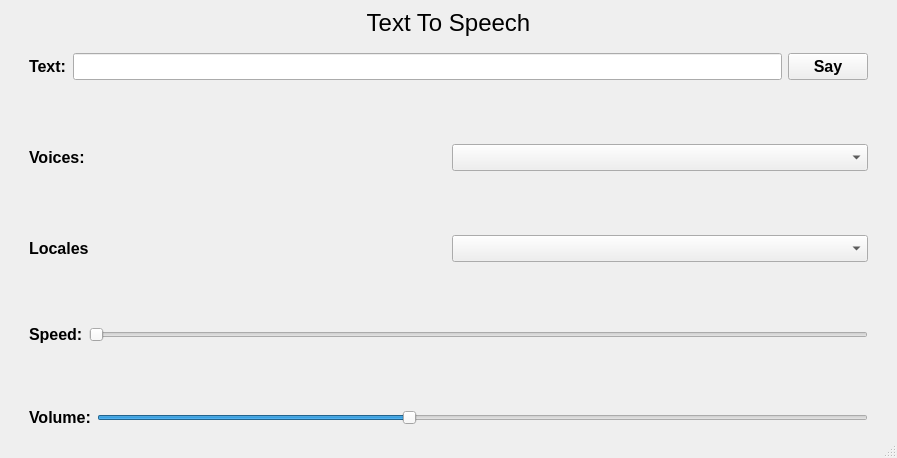
<?xml version="1.0" encoding="UTF-8"?>
<ui version="4.0">
 <class>MainWindow</class>
 <widget class="QMainWindow" name="MainWindow">
  <property name="geometry">
   <rect>
    <x>0</x>
    <y>0</y>
    <width>897</width>
    <height>458</height>
   </rect>
  </property>
  <property name="sizePolicy">
   <sizepolicy hsizetype="Preferred" vsizetype="Fixed">
    <horstretch>0</horstretch>
    <verstretch>0</verstretch>
   </sizepolicy>
  </property>
  <property name="windowTitle">
   <string>Text To Speech</string>
  </property>
  <property name="dockOptions">
   <set>QMainWindow::AllowTabbedDocks|QMainWindow::AnimatedDocks</set>
  </property>
  <property name="unifiedTitleAndToolBarOnMac">
   <bool>false</bool>
  </property>
  <widget class="QWidget" name="centralwidget">
   <layout class="QVBoxLayout" name="verticalLayout_2">
    <item>
     <widget class="QLabel" name="label">
      <property name="sizePolicy">
       <sizepolicy hsizetype="Expanding" vsizetype="Maximum">
        <horstretch>0</horstretch>
        <verstretch>0</verstretch>
       </sizepolicy>
      </property>
      <property name="font">
       <font>
        <pointsize>18</pointsize>
       </font>
      </property>
      <property name="text">
       <string>Text To Speech</string>
      </property>
      <property name="alignment">
       <set>Qt::AlignHCenter|Qt::AlignTop</set>
      </property>
     </widget>
    </item>
    <item>
     <layout class="QVBoxLayout" name="verticalLayout">
      <property name="leftMargin">
       <number>20</number>
      </property>
      <property name="topMargin">
       <number>10</number>
      </property>
      <property name="rightMargin">
       <number>20</number>
      </property>
      <item>
       <layout class="QHBoxLayout" name="horizontalLayout">
        <item>
         <widget class="QLabel" name="textLabel">
          <property name="font">
           <font>
            <pointsize>12</pointsize>
            <weight>75</weight>
            <bold>true</bold>
           </font>
          </property>
          <property name="text">
           <string>Text:</string>
          </property>
         </widget>
        </item>
        <item>
         <widget class="QLineEdit" name="lineEdit">
          <property name="font">
           <font>
            <pointsize>12</pointsize>
            <weight>75</weight>
            <bold>true</bold>
           </font>
          </property>
         </widget>
        </item>
        <item>
         <widget class="QPushButton" name="pushButton">
          <property name="font">
           <font>
            <pointsize>12</pointsize>
            <weight>75</weight>
            <bold>true</bold>
           </font>
          </property>
          <property name="text">
           <string>Say</string>
          </property>
         </widget>
        </item>
       </layout>
      </item>
      <item>
       <spacer name="verticalSpacer">
        <property name="orientation">
         <enum>Qt::Vertical</enum>
        </property>
        <property name="sizeHint" stdset="0">
         <size>
          <width>772</width>
          <height>13</height>
         </size>
        </property>
       </spacer>
      </item>
      <item>
       <layout class="QHBoxLayout" name="horizontalLayout_2">
        <item>
         <widget class="QLabel" name="voicesLabel">
          <property name="font">
           <font>
            <pointsize>12</pointsize>
            <weight>75</weight>
            <bold>true</bold>
           </font>
          </property>
          <property name="text">
           <string>Voices:</string>
          </property>
         </widget>
        </item>
        <item>
         <widget class="QComboBox" name="comboBox">
          <property name="font">
           <font>
            <pointsize>12</pointsize>
            <weight>75</weight>
            <bold>true</bold>
           </font>
          </property>
         </widget>
        </item>
       </layout>
      </item>
      <item>
       <spacer name="verticalSpacer_3">
        <property name="orientation">
         <enum>Qt::Vertical</enum>
        </property>
        <property name="sizeHint" stdset="0">
         <size>
          <width>20</width>
          <height>40</height>
         </size>
        </property>
       </spacer>
      </item>
      <item>
       <layout class="QHBoxLayout" name="horizontalLayout_3">
        <item>
         <widget class="QLabel" name="voicesLabel_2">
          <property name="font">
           <font>
            <pointsize>12</pointsize>
            <weight>75</weight>
            <bold>true</bold>
           </font>
          </property>
          <property name="text">
           <string>Locales</string>
          </property>
         </widget>
        </item>
        <item>
         <widget class="QComboBox" name="comboBoxLocales">
          <property name="font">
           <font>
            <pointsize>12</pointsize>
            <weight>75</weight>
            <bold>true</bold>
           </font>
          </property>
         </widget>
        </item>
       </layout>
      </item>
      <item>
       <spacer name="verticalSpacer_4">
        <property name="orientation">
         <enum>Qt::Vertical</enum>
        </property>
        <property name="sizeHint" stdset="0">
         <size>
          <width>20</width>
          <height>40</height>
         </size>
        </property>
       </spacer>
      </item>
      <item>
       <layout class="QHBoxLayout" name="horizontalLayout_4">
        <item>
         <widget class="QLabel" name="voicesLabel_3">
          <property name="font">
           <font>
            <pointsize>12</pointsize>
            <weight>75</weight>
            <bold>true</bold>
           </font>
          </property>
          <property name="text">
           <string>Speed:</string>
          </property>
         </widget>
        </item>
        <item>
         <widget class="QSlider" name="horizontalSliderSpeed">
          <property name="orientation">
           <enum>Qt::Horizontal</enum>
          </property>
         </widget>
        </item>
       </layout>
      </item>
      <item>
       <spacer name="verticalSpacer_2">
        <property name="orientation">
         <enum>Qt::Vertical</enum>
        </property>
        <property name="sizeHint" stdset="0">
         <size>
          <width>20</width>
          <height>40</height>
         </size>
        </property>
       </spacer>
      </item>
      <item>
       <layout class="QHBoxLayout" name="horizontalLayout_5">
        <item>
         <widget class="QLabel" name="volumeLabel">
          <property name="font">
           <font>
            <pointsize>12</pointsize>
            <weight>75</weight>
            <bold>true</bold>
           </font>
          </property>
          <property name="text">
           <string>Volume:</string>
          </property>
         </widget>
        </item>
        <item>
         <widget class="QSlider" name="horizontalSlider">
          <property name="font">
           <font>
            <pointsize>12</pointsize>
            <weight>75</weight>
            <bold>true</bold>
           </font>
          </property>
          <property name="value">
           <number>40</number>
          </property>
          <property name="orientation">
           <enum>Qt::Horizontal</enum>
          </property>
         </widget>
        </item>
       </layout>
      </item>
     </layout>
    </item>
   </layout>
  </widget>
  <widget class="QMenuBar" name="menubar">
   <property name="geometry">
    <rect>
     <x>0</x>
     <y>0</y>
     <width>897</width>
     <height>26</height>
    </rect>
   </property>
  </widget>
  <widget class="QStatusBar" name="statusbar"/>
 </widget>
 <resources/>
 <connections/>
</ui>
